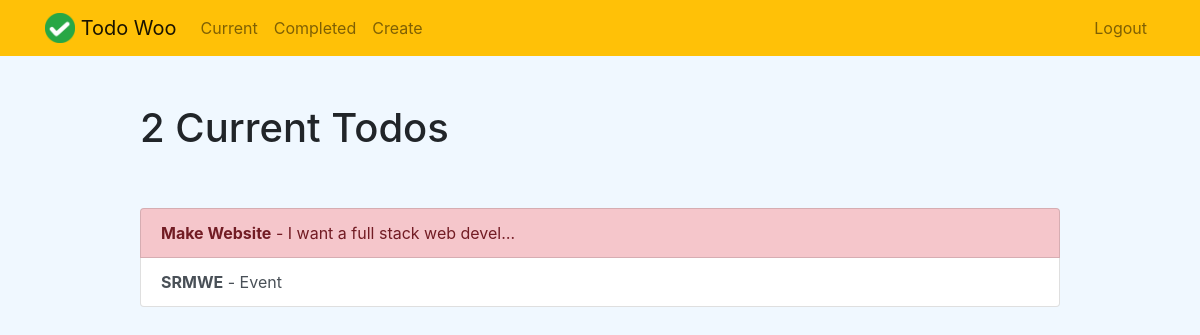
/current/ (signed in), run on the app's committed database.
### todo/models.py (models this page shows, shortened)
class Todo(models.Model):
    title=models.CharField(max_length=100)
    memo=models.TextField(blank=True)
    created=models.DateTimeField(auto_now_add=True)
    datecompleted=models.DateTimeField(null=True,blank=True)
    important=models.BooleanField(default=False)
    user=models.ForeignKey(User, on_delete=models.CASCADE)

### todo/views.py (the view)
# urls.py: path('current/',views.currenttodos,name='currenttodos'),
@login_required
def currenttodos(request):
       todos=Todo.objects.filter(user=request.user,datecompleted__isnull=True)
       return render(request,'todo/currenttodos.html',{'todos':todos})

### todo/templates/todo/currenttodos.html
{% extends "todo/base.html" %}
{% block content %}
    <div class="row justify-content-center mt-5">
        <div class="col-md-10">
            {% if todos %}
                 <h1>{{ todos.count }} Current Todo{{ todos.count|pluralize }}</h1>
            {% else %}
                           <h1>Current Todos</h1>
            {% endif %}
        </div>
    </div>
    <div class="row justify-content-center mt-5">
        <div class="col-md-10">
        {% if todos %}
            <div class="list-group">
                {% for todo in todos %}
                    <a href="{% url 'viewtodo' todo.id %}" class="list-group-item list-group-item-action{% if todo.important %} list-group-item-danger{% endif %}"><b>{{ todo.title }}</b>{% if todo.memo %} - {{ todo.memo|truncatechars:30 }}{% endif %}</a>
                {% endfor %}
            </div>
        {% else %}
            <div class="text-center">
                <h2>Looks like you don't have any todos! Nice work.</h2>
            <br>
            <a role="button" class="btn btn-primary" href="{% url 'createtodo' %}">New Todo</a>
            </div>
        {% endif %}
        </div>
    </div>
{% endblock %}

### data on the page
Todo: title "Make Website", memo "I want a full stack web devel…"
Todo: title "SRMWE", memo "Event"

### other printed values
{{ todos.count }} "2"
